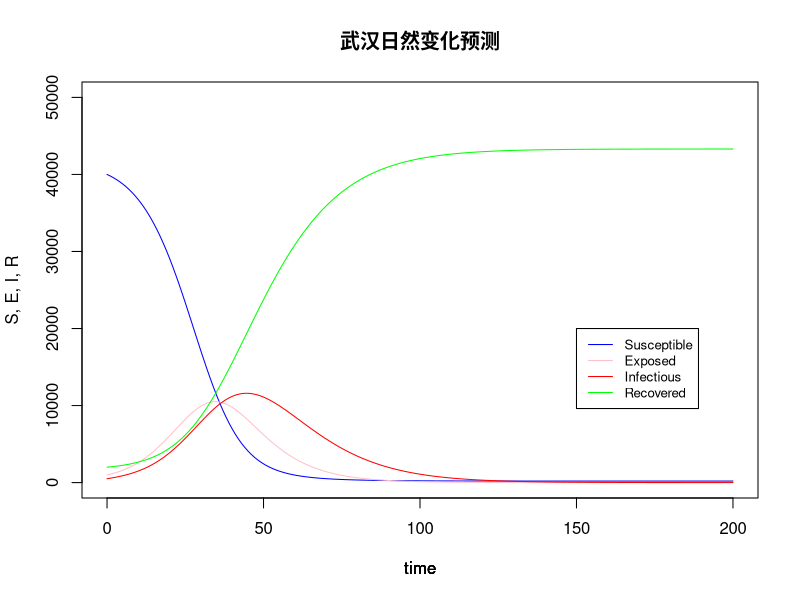

Here is the R script that generated this plot:
#PCL implementation of SEIR for CDC@SZ
#Authors: WH Li, XY Wei
#Jan 27, 2020

remove (list = objects() )
library (deSolve) 

#the function for SEIR
seir_model = function (current_timepoint, state_values, parameters)
{
  # create state variables (local variables)
  S = state_values [1]        # susceptibles
  E = state_values [2]        # exposed
  I = state_values [3]        # infectious
  R = state_values [4]        # recovered
  
  with ( 
    as.list (parameters),     # variable names within parameters can be used 
    {
      # compute derivatives
      dS = (-beta * S * I)
      dE = (beta * S * I) - (delta * E)
      dI = (delta * E) - (gamma * I)
      dR = (gamma * I)
      
      # combine results
      results = c (dS, dE, dI, dR)
      list (results)
    }
  )
}


#set parameters
contact_rate = 10                     # number of contacts per day
transmission_probability = 0.04       # transmission probability
infectious_period = 14                # infectious period
latent_period = 10                    # latent period

beta_value = contact_rate * transmission_probability
#beta_value = 0.8
gamma_value = 1 / infectious_period
delta_value = 1 / latent_period
Ro = beta_value / gamma_value

parameter_list = c (beta = beta_value, gamma = gamma_value, delta = delta_value)

#Set initial S,E,I,R values
W = 40000        # susceptible hosts
X = 1000           # infectious hosts
Y = 500           # recovered hosts
Z = 2000           # exposed hosts

N = W + X + Y + Z

initial_values = c (S = W/N, E = X/N, I = Y/N, R = Z/N)

timepoints = seq (0, 200, by=1)

output = lsoda (initial_values, timepoints, seir_model, parameter_list)

# plot (I * N ~ time, data = output, type='b', col = 'blue', ylab = 'Infectious', main = 'Wuhan infectious')

# susceptible hosts over time plot (S * N ~ time, data = output, type='l', col = 'blue', ylab = 'S, E, I, R', main = 'SEIR epidemic') 
plot (S * N ~ time, data = output, type='l', ylim = c(0,50000), col = 'blue', ylab = 'S, E, I, R', main = '武汉日然变化预测') 
# remain on same frame
par (new = TRUE)    
# exposed hosts over time
plot (E * N ~ time, data = output, type='l', ylim = c(0,50000), col = 'pink', ylab = '', axes = FALSE)
# remain on same frame
par (new = TRUE) 
# infectious hosts over time
plot (I * N ~ time, data = output, type='l', ylim = c(0,50000), col = 'red', ylab = '', axes = FALSE) 
# remain on same frame
par (new = TRUE)  
# recovered hosts over time
plot (R * N ~ time, data = output, type='l', ylim = c(0,50000), col = 'green', ylab = '', axes = FALSE)
# remain on same frame
par (new = TRUE) 
legend(x=150,y=20000,legend=c("Susceptible","Exposed","Infectious","Recovered"),col=c("blue","pink","red","green"), lty=1, cex=0.8)
